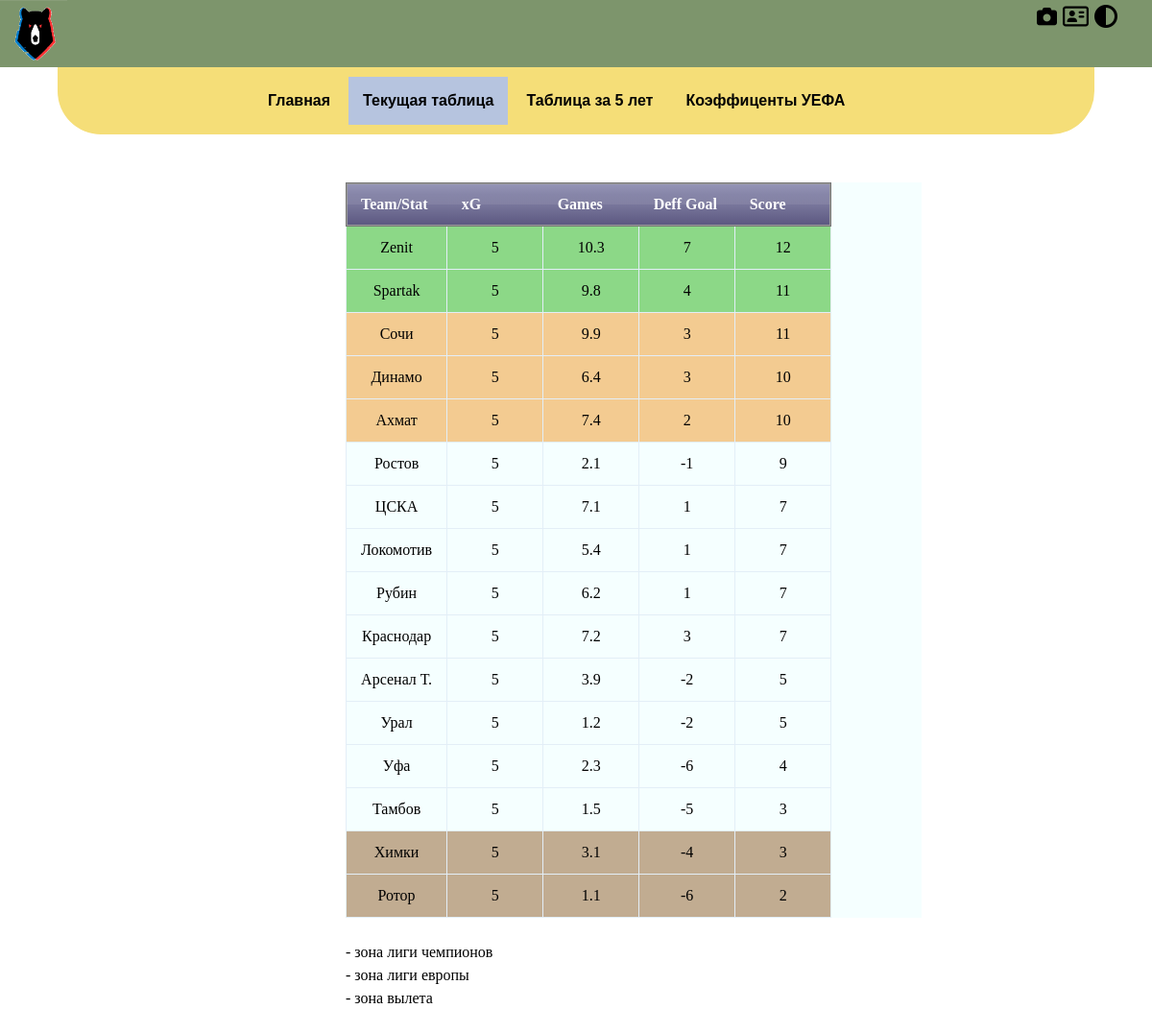
The page /table/currency_table on the database its author committed.
### models.py (models this page shows)
class _Model(Model):
	class Meta:
		database = db

class Currency_Table(_Model):
	class Meta:
		db_table = 'currency_table'
	team = CharField(max_length=100, index=True)
	score = IntegerField()
	games = IntegerField()
	deff_goals = IntegerField()
	xG = DoubleField()

### view.py (the view)
@app.route('/table/<tb_name>')
def table_page(tb_name='currency_table'):
	TB_NAMES = ('currency_table', 'kf_uefa', 'five_year')
	tb_name = 'currency_table' if tb_name not in TB_NAMES else tb_name
	return controller.ViewTables().call(tb_name)

### controller.py (called while the page is built)
	def call(self, *args, **kwargs):
		print('in call')
		try:
			return self._call(*args, **kwargs)
		except Exception as ex:
			return make_response(str(ex), 500)

	def _call(self, table_name):
		data = self.get_data(table_name)
		return render_template('tables.html', table_name=table_name, data=data)

	def get_data(self, table_name)->tuple:
		data = ()
		if table_name == "currency_table":
			data = tuple(Currency_Table.select().order_by(Currency_Table.score.desc()))
		elif table_name == "kf_uefa":
			data = tuple(KF_UEFA.select().order_by(KF_UEFA.total_score.desc()))
		elif table_name == "five_year":
			data = tuple(Five_Year_Table.select().order_by(Five_Year_Table.total_score.desc()))
		return data

### templates/tables.html (shortened to what this page needs)
{% extends 'base.html'%}
{% block url_style %}{{url_for('static', filename='style/tables.css')}}{% endblock %}
{% block content %}
	{% if table_name == "currency_table" %}
	<div id="table_now">
		<table class="table_blur">
			<tr>
				<th>Team/Stat</th>
				<th>xG</th>
				<th>Games</th>
				<th>Deff Goal</th>
				<th>Score</th>
			</tr>
			{% for team in data %}
			<tr>
				<td>{{ team.team }}</td>
				<td>{{ team.games }}</td>
				<td>{{ team.xG }}</td>
				<td>{{ team.deff_goals }}</td>
				<td>{{ team.score }}</td>
			</tr>
			{% endfor %}
		</table><br>
		<div class="desc"> - зона лиги чемпионов<br> - зона лиги европы<br> - зона вылета</div>
	</div>
	{% endif %}
{% endblock %}

### templates/base.html (shortened to what this page needs)
<!DOCTYPE html>
<html>
<head>
	<link rel="stylesheet" href="{{ url_for('static', filename='style/base.css') }}">
	<link rel="stylesheet" href="{% block url_style %}
			{% endblock %}">
</head>
<body>
   <div class="header">
			<div class="header-logo"><img src="{{url_for('static', filename='assert/logo.png')}}" alt="logo"></div>
			<div class="header-space"></div>
			<div class="header-button">
				<div style="font-size: 24px;">
				  <i class="fas fa-camera fa-sm"></i>
				  <i class="far fa-address-card"></i>
				  <i class="fas fa-adjust"></i>
				</div>
			</div>
		</div>
		<div class="menu-top">
			<div class="menu_items">
				<div>
					<a href="{{ url_for('lenta_page') }}" {%if articles%} class="tmp_page" {%endif%}>
						Главная
					</a>
				</div>
				<div>
					<a href="{{ url_for('table_page', tb_name='currency_table') }}" {%if table_name == "currency_table"%} class="tmp_page"  {%endif%}>
						Текущая таблица
					</a>
				</div>
				<div>
					<a href="{{ url_for('table_page', tb_name='five_year') }}" {%if table_name == "five_year_table"%} class="tmp_page"  {%endif%}>
						Таблица за 5 лет
					</a>
				</div>
				<div>
					<a href="{{ url_for('table_page', tb_name='kf_uefa') }}" {%if table_name == "kf_uefa" %} class="tmp_page"  {%endif%}>
						Коэффиценты УЕФА
					</a>
				</div>
			</div>
		</div>
		{% block content %}
		{% endblock %}
</body>
</html>

### static/style/base.css (style rules this page uses)
* { margin:0; padding:0; }
*, *::before, *::after { box-sizing: border-box; }
a { color: #000 !important; text-decoration: none }
.header { background: #7D956C; display:flex; height:70px; }
.header-logo { width:20%; }
.header-logo img { width:70px; height:70px; }
.header-space { width:70%; }
.header-button { width:100px; float: left; display: flex; }
.menu-top { background:#F5DE78; padding:10px 0% 10px 17%; display: flow-root; font-weight: bold; border-radius: 0px 0px 45px 45px; margin:0px 5%; }
.tmp_page { background-color: #B6C4DF; }
.menu_items { display: block; }
.menu_items div { display: inline-block; }
a { text-decoration: none; background:#F5DE78; color:#fff; padding:0px 15px; font-family: arial; line-height:50px; display: block; -moz-transition: all 0.1s 0.01s ease; -o-transition: all 0.1s 0.01s ease; -webkit-transition: all 0.1s 0.01s ease; }

### static/style/tables.css (style rules this page uses)
#table_now { margin: 50px 20%; padding-left: 10%; width: 60%; display: inline-block; }
#table_now table { display: block; width: 100%; }
#table_now .table_blur { background: #f5ffff; border-collapse: collapse; text-align: left; }
#table_now .table_blur th { border-top: 1px solid #777777; border-bottom: 1px solid #777777; box-shadow: inset 0 1px 0 #999999, inset 0 -1px 0 #999999; background: linear-gradient(#9595b6, #5a567f); color: white; padding: 10px 15px; position: relative; }
#table_now .table_blur th:after { content: ""; display: block; position: absolute; left: 0; top: 25%; height: 25%; width: 100%; background: linear-gradient(rgba(255, 255, 255, 0), rgba(255,255,255,.08)); }
#table_now .lch_zone { background: #8cd887; }
#table_now .le_zone { background: rgba(242, 151, 36, 0.5); }
#table_now .out_zone { background: rgba(142, 91, 36, 0.5); }
#table_now .table_blur th:first-child { border-left: 1px solid #777777; border-bottom: 1px solid #777777; box-shadow: inset 1px 1px 0 #999999, inset 0 -1px 0 #999999; }
#table_now .table_blur th:last-child { border-right: 1px solid #777777; border-bottom: 1px solid #777777; box-shadow: inset -1px 1px 0 #999999, inset 0 -1px 0 #999999; }
#table_now .table_blur td { border: 1px solid #e3eef7; padding: 10px 15px; position: relative; transition: all 0.5s ease; }
#koeff_uefa table th, td { width: 100px; text-align: center; border-bottom:1px solid gray; }

### rows shown on the page
Currency_Table: team "Zenit", games "5", xG "10.3", deff_goals "7", score "12"
Currency_Table: team "Spartak", games "5", xG "9.8", deff_goals "4", score "11"
Currency_Table: team "Сочи", games "5", xG "9.9", deff_goals "3", score "11"
Currency_Table: team "Динамо", games "5", xG "6.4", deff_goals "3", score "10"
Currency_Table: team "Ахмат", games "5", xG "7.4", deff_goals "2", score "10"
Currency_Table: team "Ростов", games "5", xG "2.1", deff_goals "-1", score "9"
Currency_Table: team "ЦСКА", games "5", xG "7.1", deff_goals "1", score "7"
Currency_Table: team "Локомотив", games "5", xG "5.4", deff_goals "1", score "7"
Currency_Table: team "Рубин", games "5", xG "6.2", deff_goals "1", score "7"
Currency_Table: team "Краснодар", games "5", xG "7.2", deff_goals "3", score "7"
Currency_Table: team "Арсенал Т.", games "5", xG "3.9", deff_goals "-2", score "5"
Currency_Table: team "Урал", games "5", xG "1.2", deff_goals "-2", score "5"
Currency_Table: team "Уфа", games "5", xG "2.3", deff_goals "-6", score "4"
Currency_Table: team "Тамбов", games "5", xG "1.5", deff_goals "-5", score "3"
Currency_Table: team "Химки", games "5", xG "3.1", deff_goals "-4", score "3"
Currency_Table: team "Ротор", games "5", xG "1.1", deff_goals "-6", score "2"
